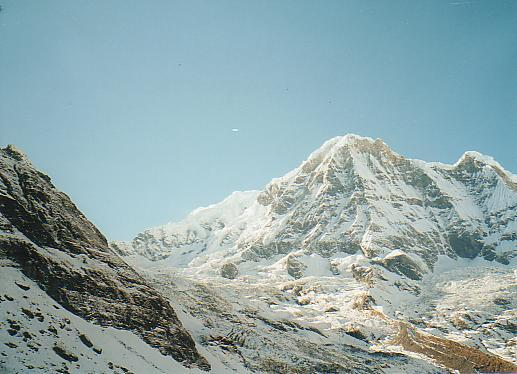
#> input picture project2/task1_img/mountain1.jpg, 517 x 374 px
$ python task_1.py
#> lines starting #> are read from the running program, lines starting #| are printed output that depends on the picture
import cv2
import numpy as np
import imutils
import matplotlib.pyplot as plt

UBIT = '50247057'
np.random.seed(sum([ord(c) for c in UBIT]))


def sift_match(img_l,img_r,task="task1"):
    img_l_gray = cv2.cvtColor(img_l, cv2.COLOR_BGR2GRAY)
    img_r_gray = cv2.cvtColor(img_r, cv2.COLOR_BGR2GRAY)

    # Initiate SIFT detector
    sift = cv2.xfeatures2d.SIFT_create()
    # find the keypoints and descriptors with SIFT
    kp_l,des_l = sift.detectAndCompute(img_l_gray,None)
    kp_r,des_r = sift.detectAndCompute(img_r_gray,None)

    cv2.imwrite("../"+task+"_img/"+task+"_sift1.jpg", cv2.drawKeypoints(img_l_gray, kp_l, None,flags=cv2.DRAW_MATCHES_FLAGS_DRAW_RICH_KEYPOINTS))
    cv2.imwrite("../"+task+"_img/"+task+"_sift2.jpg", cv2.drawKeypoints(img_r_gray, kp_r, None,flags=cv2.DRAW_MATCHES_FLAGS_DRAW_RICH_KEYPOINTS))

    # FLANN parameters
    FLANN_INDEX_KDTREE = 0
    index_params = dict(algorithm = FLANN_INDEX_KDTREE, trees = 5)
    search_params = dict(checks=50)   # or pass empty dictionary
    flann = cv2.FlannBasedMatcher(index_params,search_params)
    matches = flann.knnMatch(des_l,des_r,k=2)

    good = []
    for m,n in matches:
        if m.distance < 0.75*n.distance:
            good.append([m])

    img_res = cv2.drawMatchesKnn(img_l,kp_l,img_r,kp_r,good,None,flags=2)
    cv2.imwrite("../"+task+"_img/"+task+"_matches_knn.jpg",img_res)
    return kp_l, des_l, kp_r, des_r, good

def draw_match_img(img_l, img_r, kp_l, des_l, kp_r, des_r, good, seed):
    img_l_gray = cv2.cvtColor(img_l, cv2.COLOR_BGR2GRAY)
    img_r_gray = cv2.cvtColor(img_r, cv2.COLOR_BGR2GRAY)
    ## Use the FLANN
    MIN_MATCH_COUNT = 10
    if len(good) > MIN_MATCH_COUNT:
        src_pts = np.float32([ kp_l[m[0].queryIdx].pt for m in good ]).reshape(-1,1,2)
        dst_pts = np.float32([ kp_r[m[0].trainIdx].pt for m in good ]).reshape(-1,1,2)
        M, mask = cv2.findHomography(src_pts, dst_pts, cv2.RANSAC, 5.0)
        matchesMask = mask.ravel().tolist()
        h,w= img_l_gray.shape
        pts = np.float32([ [0,0],[0,h-1],[w-1,h-1],[w-1,0] ]).reshape(-1,1,2)
        dst = cv2.perspectiveTransform(pts,M)
        img_r_gray = cv2.polylines(img_r_gray,[np.int32(dst)],True,255,3, cv2.LINE_AA)
    else:
        print("Not enough matches are found - %d/%d" % (len(good),MIN_MATCH_COUNT))
        matchesMask = None

    rand = np.random.RandomState(seed)
    index = rand.permutation(len(good))[0:10];

    draw_params = dict(matchColor = (0,255,0), # draw matches in green color
                   singlePointColor = None,
                   matchesMask = [matchesMask[i] for i in index], # draw only inliers
                   flags = 2)
    img5 = cv2.drawMatches(img_l_gray,kp_l,img_r_gray,kp_r, list(map(lambda x: x[0], [good[i] for i in index])) ,None,**draw_params)
    cv2.imwrite('../task1_img/task1_matches.jpg',img5)
    return M
def warpTwoImages(img1, img2, H):

    '''
    Cite: learn from
    https://stackoverflow.com/questions/13063201/how-to-show-the-whole-image-when-using-opencv-warpperspective
    warp img2 to img1 with homograph H'''
    h1,w1 = img1.shape[:2]
    h2,w2 = img2.shape[:2]
    pts1 = np.float32([[0,0],[0,h1],[w1,h1],[w1,0]]).reshape(-1,1,2)
    pts2 = np.float32([[0,0],[0,h2],[w2,h2],[w2,0]]).reshape(-1,1,2)
    pts2_ = cv2.perspectiveTransform(pts2, H)
    pts = np.concatenate((pts1, pts2_), axis=0)
    [xmin, ymin] = np.int32(pts.min(axis=0).ravel() - 0.5)
    [xmax, ymax] = np.int32(pts.max(axis=0).ravel() + 0.5)
    t = [-xmin,-ymin]
    Ht = np.array([[1,0,t[0]],[0,1,t[1]],[0,0,1]]) # translate

    result = cv2.warpPerspective(img2, Ht.dot(H), (xmax-xmin, ymax-ymin))
    result[t[1]:h1+t[1],t[0]:w1+t[0]] = img1
    return result

if __name__ == "__main__":
    UBIT = '50247057'
    seed = sum([ord(c) for c in UBIT])
    filename_1 = '../task1_img/mountain1.jpg'
    filename_2 = '../task1_img/mountain2.jpg'
    img_l = cv2.imread(filename_1) # trainImage
#> img_l is the input picture: shape (374, 517, 3); mean B, G, R 169.1, 166.7, 143.4
    img_r = cv2.imread(filename_2) # queryImage
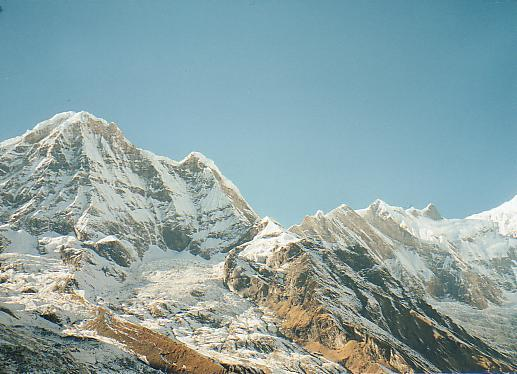
#> input picture project2/task1_img/mountain2.jpg, 517 x 374 px
#> img_r is the input picture: shape (374, 517, 3); mean B, G, R 165, 163.3, 138.9
    img_r_gray = cv2.cvtColor(img_r, cv2.COLOR_BGR2GRAY)
    img_l_gray = cv2.cvtColor(img_l, cv2.COLOR_BGR2GRAY)
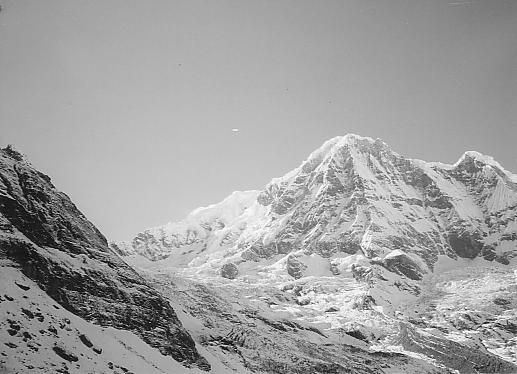
#> img_l_gray: shape (374, 517); min 0, max 255, mean 160
    kp_l, des_l, kp_r,des_r, good = sift_match(img_l, img_r, task="task1")
#> in sift_match, `kp_l,des_l = sift.detectAndCompute(img_l_gray,None)`: kp_l = 1030 keypoints; strongest (x, y, size): (68, 322, 2.1), (11, 299, 2.4), (367, 341, 2), (223, 347, 2)
#> in sift_match, `kp_r,des_r = sift.detectAndCompute(img_r_gray,None)`: kp_r = 1077 keypoints; strongest (x, y, size): (258, 329, 2), (412, 311, 2.1), (234, 366, 2), (30, 291, 3.9)
#> in sift_match, `cv2.imwrite("../"+task+"_img/"+task+"_sift2.jpg", cv2.drawKeypoints(im..`:
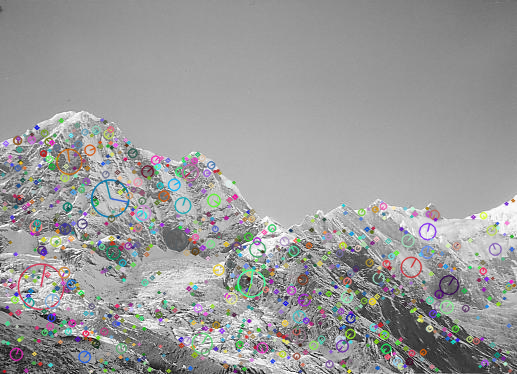
#> saved as task1_sift2.jpg: shape (374, 517, 3); mean B, G, R 154.3, 154.4, 154.4
#> in sift_match, `matches = flann.knnMatch(des_l,des_r,k=2)`: matches = 1030 matches
#> after the loop in sift_match, `for m,n in matches:`: good = 244 matches
#> in sift_match, `img_res = cv2.drawMatchesKnn(img_l,kp_l,img_r,kp_r,good,None,flags=2)`:
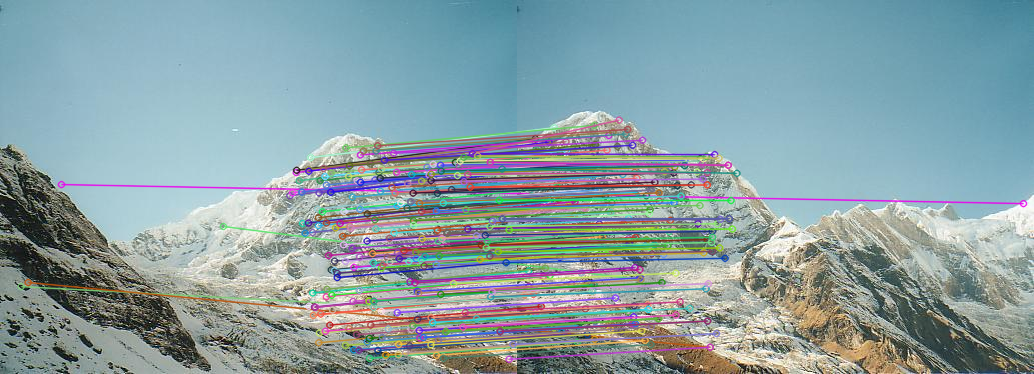
#> img_res: shape (374, 1034, 3); mean B, G, R 163.5, 159.3, 137.7
#> good = 244 matches
    M = draw_match_img(img_l, img_r, kp_l, des_l, kp_r, des_r, good, seed)
#> in draw_match_img, `src_pts = np.float32([ kp_l[m[0].queryIdx].pt for m in good ]).reshape..`: src_pts = 244 rows, first 8: [20.59, 286.1], [27.68, 282], [61, 184], [223, 226], [289.4, 195.2], [292.1, 192.3], [295.8, 172.1], [296.2, 169.8]
#> in draw_match_img, `dst_pts = np.float32([ kp_r[m[0].trainIdx].pt for m in good ]).reshape..`: dst_pts = 244 rows, first 8: [10.41, 313.3], [192.7, 346.8], [506, 203.1], [123.3, 279.4], [5.53, 163], [8.99, 160.3], [17.12, 140.1], [17.87, 138.2]
#> in draw_match_img, `M, mask = cv2.findHomography(src_pts, dst_pts, cv2.RANSAC, 5.0)`: M = [[1.59, -0.292, -395.2], [0.448, 1.43, -190.3], [0.00121, -6.08e-05, 1]]; mask = 244 values, max 1 at index 4, min 0 at index 0, mean 0.98
#> in draw_match_img, `matchesMask = mask.ravel().tolist()`: matchesMask has the same summary as mask
#> in draw_match_img, `dst = cv2.perspectiveTransform(pts,M)`: dst = [[-395.2, -190.3], [-515.7, 351.3], [196.8, 359], [261, 25.22]]
#> in draw_match_img, `img_r_gray = cv2.polylines(img_r_gray,[np.int32(dst)],True,255,3, cv2...`:
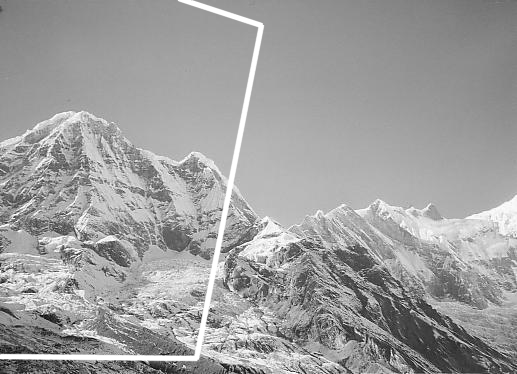
#> img_r_gray: shape (374, 517); min 2, max 255, mean 158
#> in draw_match_img, `index = rand.permutation(len(good))[0:10];`: index = [232, 37, 157, 194, 135, 14, 55, 48, 142, 143]
#> in draw_match_img, `draw_params = dict(matchColor = (0,255,0),`: draw_params = 4 items
#> in draw_match_img, `img5 = cv2.drawMatches(img_l_gray,kp_l,img_r_gray,kp_r, list(map(lambd..`:
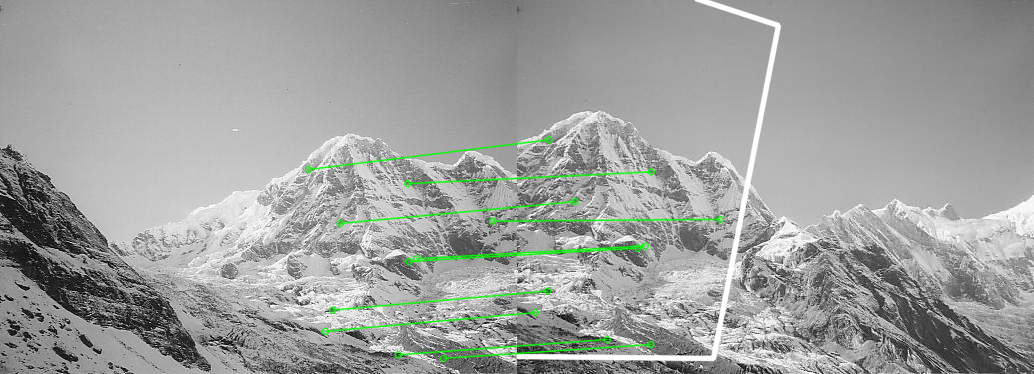
#> img5: shape (374, 1034, 3); mean of channels 0, 1, 2 157.6, 159.9, 157.6; drawn as B, G, R
    print("homography matrix:")
    print(M)
#| [[ 1.58715636e+00 -2.91748933e-01 -3.95210574e+02]
#|  [ 4.48092443e-01  1.43058629e+00 -1.90268379e+02]
#|  [ 1.20803934e-03 -6.08423954e-05  1.00000000e+00]]
    ## wrap left images
    res = warpTwoImages(img_r, img_l, M)
#> in warpTwoImages, `pts2_ = cv2.perspectiveTransform(pts2, H)`: pts2_ = [[-395.2, -190.3], [-516.1, 352.8], [197.4, 359.9], [261.8, 25.48]]
#> in warpTwoImages, `pts = np.concatenate((pts1, pts2_), axis=0)`: pts = [[0, 0], [0, 374], [517, 374], [517, 0], [-395.2, -190.3], [-516.1, 352.8], [197.4, 359.9], [261.8, 25.48]]
#> in warpTwoImages, `[xmin, ymin] = np.int32(pts.min(axis=0).ravel() - 0.5)`: xmin = -516; ymin = -190
#> in warpTwoImages, `[xmax, ymax] = np.int32(pts.max(axis=0).ravel() + 0.5)`: xmax = 517; ymax = 374
#> in warpTwoImages, `t = [-xmin,-ymin]`: t = [516, 190]
#> in warpTwoImages, `Ht = np.array([[1,0,t[0]],[0,1,t[1]],[0,0,1]])`: Ht = [[1, 0, 516], [0, 1, 190], [0, 0, 1]]
#> in warpTwoImages, `result[t[1]:h1+t[1],t[0]:w1+t[0]] = img1`:
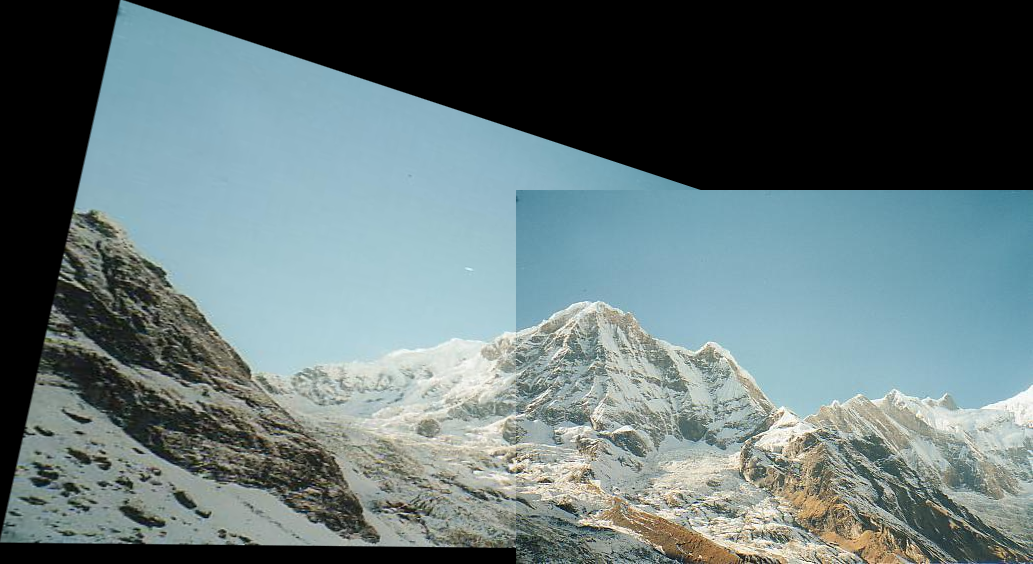
#> result: shape (564, 1033, 3); mean B, G, R 118.4, 116.7, 99.7
    cv2.imwrite('../task1_img/task1_pano.jpg',res)
